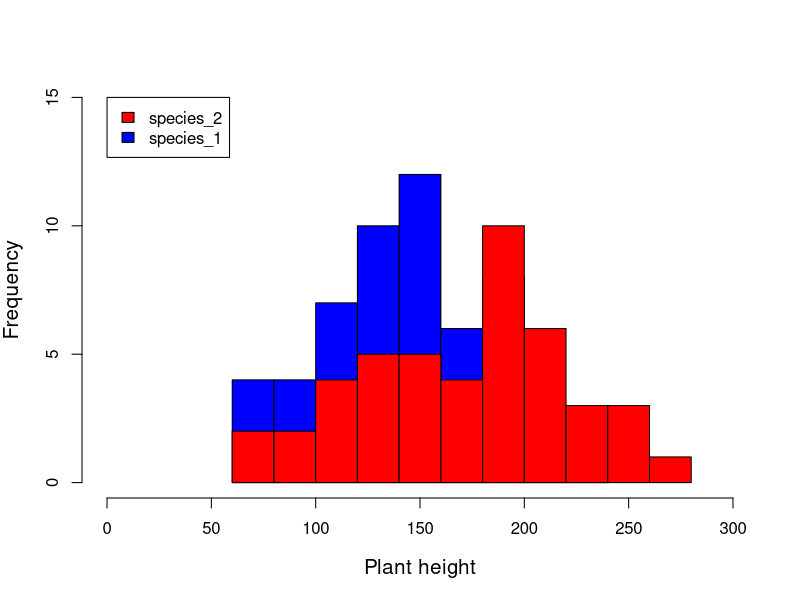
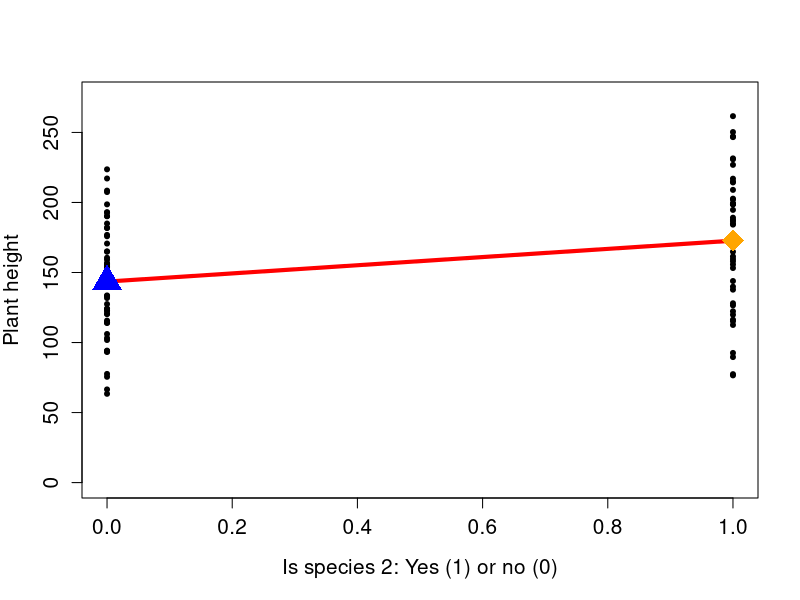
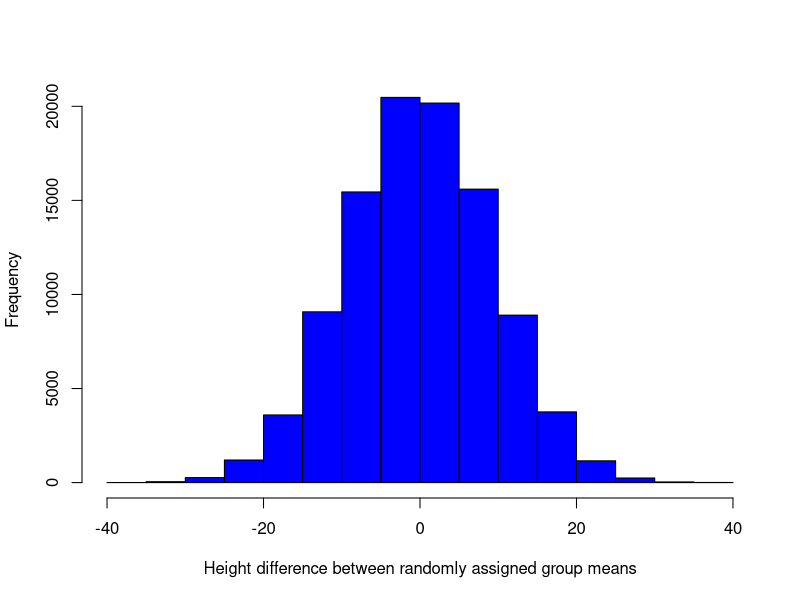

R code for these plots, in order:
## ---- chunk 1
library(knitr);
## ---- chunk 2
species_n <- c("species_1", "species_2");
sim_pval  <- 0;
while(sim_pval > 0.05 | sim_pval < 0.001){
    species_eg  <- sample(x = species_n, size = 100, replace = TRUE);
    species1    <- as.numeric(species_eg == "species_1");
    species2    <- as.numeric(species_eg == "species_2");
    error       <- rnorm(n = 100, mean = 0, sd = 40);
    height      <- round(150 + (species2 * 20) + error, digits = 2);
    species_ID  <- as.factor(species_eg);
    plant_data  <- data.frame(height, species_ID);
    sim_mod     <- lm(plant_data$height ~ 1 + plant_data$species_ID);
    sim_pval    <- summary(sim_mod)$coefficients[2,4];
}
write.csv(plant_data, file = "two_discrete_x_values.csv", row.names = FALSE);
kable(plant_data[1:10,], align = "l");
## ---- chunk 3
species_1 <- plant_data$height[plant_data$species_ID == "species_1"];
## ---- chunk 4
print(species_1);
## ---- chunk 5
species_2 <- plant_data$height[plant_data$species_ID == "species_2"];
## ---- chunk 6
print(species_2);
## ---- chunk 7
hist(species_1, breaks = 10, col = "blue", xlim = c(0, 300), 
     main = "", xlab = "Plant height", cex.lab = 1.25, ylim = c(0, 15));
hist(species_2, breaks = 10, col = "red", add = TRUE)
legend(x = 0, y = 15, fill = c("red", "blue"), 
       legend = c("species_2", "species_1"));
## ---- chunk 8
t.test(species_1, species_2, var.equal = TRUE);
## ---- chunk 9
ttest1 <- t.test(species_1, species_2, var.equal = TRUE);
## ---- chunk 10
lmod1 <- lm(plant_data$height ~ 1 + plant_data$species_ID);
summary(lmod1);
## ---- chunk 11
is_species_2 <- as.numeric(species_ID == "species_2");
lm_table_eg <- data.frame(height, is_species_2);
kable(lm_table_eg[1:10,], align = "l");
## ---- chunk 12
plot(x = lm_table_eg$is_species_2, y = lm_table_eg$height, ylim = c(0, 275), 
     pch = 20, cex.axis = 1.25, cex.lab = 1.25, ylab = "Plant height",
     xlab = "Is species 2: Yes (1) or no (0)");
lines(x = c(0, 1), y = c(summary(lmod1)$coefficients[1,1], 
      summary(lmod1)$coefficients[1,1] + summary(lmod1)$coefficients[2,1]),
      col = "red", lwd = 4);
points(x = 0, y = summary(lmod1)$coefficients[1,1], pch = 17, col = "blue",
       cex = 3);
points(x = 1, y = summary(lmod1)$coefficients[1,1] + 
       summary(lmod1)$coefficients[2,1], pch = 18, col = "orange", cex = 3);
## ---- chunk 13
aov_1 <- aov(plant_data$height ~ plant_data$species_ID);
summary(aov_1);
## ---- chunk 14
kable(plant_data[1:10,], align = "l");
## ---- chunk 15
species <- tapply(X = plant_data$height, INDEX = plant_data$species_ID, 
                  FUN = mean);
height_diffs <- as.numeric( species[1] - species[2] );
print(height_diffs);
## ---- chunk 16
null_diff  <- NULL;  # Place where the random diffs will go
iterations <- 99999; # Number of reshuffles
iter       <- 1;     # Start with the first
while(iter < iterations){
  new_species_ID  <- sample(x    = plant_data$species_ID, 
                            size = length(plant_data$species_ID));
  new_species     <- tapply(X = plant_data$height, INDEX = new_species_ID,
                            FUN = mean);
  new_diffs       <- as.numeric( new_species[1] - new_species[2] );
  null_diff[iter] <- new_diffs;
  iter            <- iter + 1;
}
## ---- chunk 17
hist(null_diff, main = "", xlab = "Height difference between randomly assigned group means",
     col = "blue");
## ---- chunk 18
p_value <- sum(abs(null_diff) > abs(height_diffs)) / 100000;
## ---- chunk 19
species_n <- c("species_1", "species_2", "species_3");
sim_pval  <- 0;
while(sim_pval > 0.05 | sim_pval < 0.001){
    species_eg  <- sample(x = species_n, size = 100, replace = TRUE);
    species1    <- as.numeric(species_eg == "species_1");
    species2    <- as.numeric(species_eg == "species_2");
    species3    <- as.numeric(species_eg == "species_3");
    error       <- rnorm(n = 100, mean = 0, sd = 40);
    height      <- round(150 + (species2 * 20) + error, digits = 2);
    species_ID  <- as.factor(species_eg);
    plant_data  <- data.frame(height, species_ID);
    sim_mod     <- lm(plant_data$height ~ 1 + plant_data$species_ID);
    sim_pval    <- summary(sim_mod)$coefficients[2,4];
}
write.csv(plant_data, file = "two_discrete_x_values.csv", row.names = FALSE);
kable(plant_data[1:10,], align = "l");
## ---- chunk 20
aov_2 <- aov(plant_data$height ~ plant_data$species_ID);
summary(aov_2);
## ---- chunk 21
lmod2 <- lm(plant_data$height ~ 1 + plant_data$species_ID);
summary(lmod2);
## ---- chunk 22
tapply(X = plant_data$height, INDEX = plant_data$species_ID, FUN = mean);
## ---- chunk 23
pd_mns <- tapply(X = plant_data$height, INDEX = plant_data$species_ID, FUN = mean);
